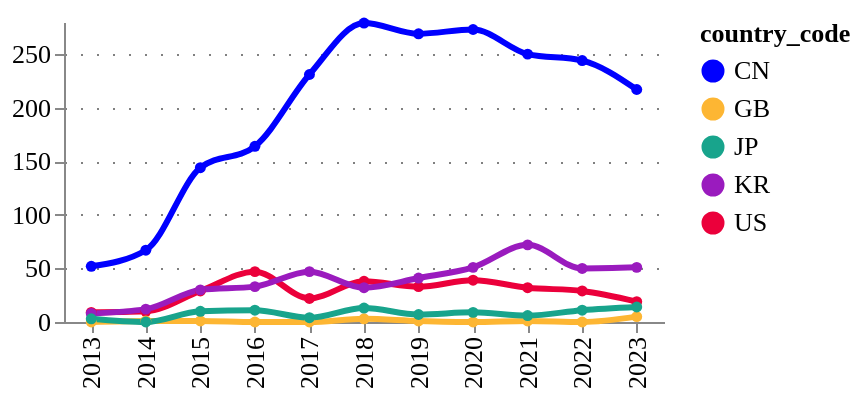

The notebook cell this image was saved under:
### Code cell
countries = ['US', 'GB', 'CN', 'KR', 'JP']
fig = pu.ts_smooth(
    ts_counts.query("country_code in @countries"),
    countries,
    variable= "counts",
    variable_title = "",
    category_column = 'country_code',
    width = 300,
    height = 150,
    legend_orient='right',
)
pu.configure_plots(fig)

### Figure 1 — Vega-Lite specification as saved in the notebook (floating-point values rounded to 4 significant figures)
{"config": {"title": {"font": "Averta", "anchor": "start"}, "subtitle": {"font": "Averta"}, "axis": {"labelFont": "Averta", "titleFont": "Averta", "gridColor": "grey", "gridDash": [1, 7], "labelFontSize": 13, "titleFontSize": 13}, "header": {"labelFont": "Averta", "titleFont": "Averta"}, "legend": {"labelFont": "Averta", "titleFont": "Averta", "labelFontSize": 13, "titleFontSize": 13}, "range": {"category": ["#0000FF", "#FDB633", "#18A48C", "#9A1BBE", "#EB003B", "#FF6E47", "#646363", "#0F294A", "#97D9E3", "#A59BEE", "#F6A4B7", "#D2C9C0", "#FFFFFF", "#000000"], "ordinal": {"scheme": ["#0000FF", "#FDB633", "#18A48C", "#9A1BBE", "#EB003B", "#FF6E47", "#646363", "#0F294A", "#97D9E3", "#A59BEE", "#F6A4B7", "#D2C9C0", "#FFFFFF", "#000000"]}}, "view": {"strokeWidth": 0}}, "data": {"name": "data-611792c1b110459fda83feeade651c08"}, "mark": {"type": "line", "interpolate": "monotone", "point": {"filled": true, "size": 30}, "size": 3, "strokeDash": [0]}, "encoding": {"color": {"field": "country_code", "legend": {"orient": "right"}, "type": "nominal"}, "tooltip": [{"field": "year", "title": "Year", "type": "ordinal"}, {"field": "country_code", "type": "nominal"}, {"field": "counts", "format": ".3f", "title": "", "type": "quantitative"}], "x": {"field": "year", "title": "", "type": "ordinal"}, "y": {"field": "counts", "title": "", "type": "quantitative"}}, "height": 150, "title": {"anchor": "start", "text": "", "fontSize": 14, "subtitle": "", "subtitleFont": "Averta", "subtitleFontSize": 13}, "width": 300, "$schema": "https://vega.github.io/schema/vega-lite/v4.17.0.json", "datasets": {"data-611792c1b110459fda83feeade651c08": [{"year": 2013, "counts": 52.0, "country_code": "CN"}, {"year": 2014, "counts": 67.0, "country_code": "CN"}, {"year": 2015, "counts": 144.0, "country_code": "CN"}, {"year": 2016, "counts": 164.0, "country_code": "CN"}, {"year": 2017, "counts": 231.0, "country_code": "CN"}, {"year": 2018, "counts": 279.0, "country_code": "CN"}, {"year": 2019, "counts": 269.0, "country_code": "CN"}, {"year": 2020, "counts": 273.0, "country_code": "CN"}, {"year": 2021, "counts": 250.0, "country_code": "CN"}, {"year": 2022, "counts": 244.0, "country_code": "CN"}, {"year": 2023, "counts": 217.0, "country_code": "CN"}, {"year": 2013, "counts": 9.0, "country_code": "US"}, {"year": 2014, "counts": 10.0, "country_code": "US"}, {"year": 2015, "counts": 29.0, "country_code": "US"}, {"year": 2016, "counts": 47.0, "country_code": "US"}, {"year": 2017, "counts": 22.0, "country_code": "US"}, {"year": 2018, "counts": 38.0, "country_code": "US"}, {"year": 2019, "counts": 33.0, "country_code": "US"}, {"year": 2020, "counts": 39.0, "country_code": "US"}, {"year": 2021, "counts": 32.0, "country_code": "US"}, {"year": 2022, "counts": 29.0, "country_code": "US"}, {"year": 2023, "counts": 19.0, "country_code": "US"}, {"year": 2013, "counts": 8.0, "country_code": "KR"}, {"year": 2014, "counts": 12.0, "country_code": "KR"}, {"year": 2015, "counts": 30.0, "country_code": "KR"}, {"year": 2016, "counts": 33.0, "country_code": "KR"}, {"year": 2017, "counts": 47.0, "country_code": "KR"}, {"year": 2018, "counts": 32.0, "country_code": "KR"}, {"year": 2019, "counts": 41.0, "country_code": "KR"}, {"year": 2020, "counts": 51.0, "country_code": "KR"}, {"year": 2021, "counts": 72.0, "country_code": "KR"}, {"year": 2022, "counts": 50.0, "country_code": "KR"}, {"year": 2023, "counts": 51.0, "country_code": "KR"}, {"year": 2013, "counts": 0.0, "country_code": "GB"}, {"year": 2014, "counts": 1.0, "country_code": "GB"}, {"year": 2015, "counts": 1.0, "country_code": "GB"}, {"year": 2016, "counts": 0.0, "country_code": "GB"}, {"year": 2017, "counts": 0.0, "country_code": "GB"}, {"year": 2018, "counts": 3.0, "country_code": "GB"}, {"year": 2019, "counts": 1.0, "country_code": "GB"}, {"year": 2020, "counts": 0.0, "country_code": "GB"}, {"year": 2021, "counts": 1.0, "country_code": "GB"}, {"year": 2022, "counts": 0.0, "country_code": "GB"}, {"year": 2023, "counts": 5.0, "country_code": "GB"}, {"year": 2013, "counts": 3.0, "country_code": "JP"}, {"year": 2014, "counts": 0.0, "country_code": "JP"}, {"year": 2015, "counts": 10.0, "country_code": "JP"}, {"year": 2016, "counts": 11.0, "country_code": "JP"}, {"year": 2017, "counts": 4.0, "country_code": "JP"}, {"year": 2018, "counts": 13.0, "country_code": "JP"}, {"year": 2019, "counts": 7.0, "country_code": "JP"}, {"year": 2020, "counts": 9.0, "country_code": "JP"}, {"year": 2021, "counts": 6.0, "country_code": "JP"}, {"year": 2022, "counts": 11.0, "country_code": "JP"}, {"year": 2023, "counts": 14.0, "country_code": "JP"}]}}
